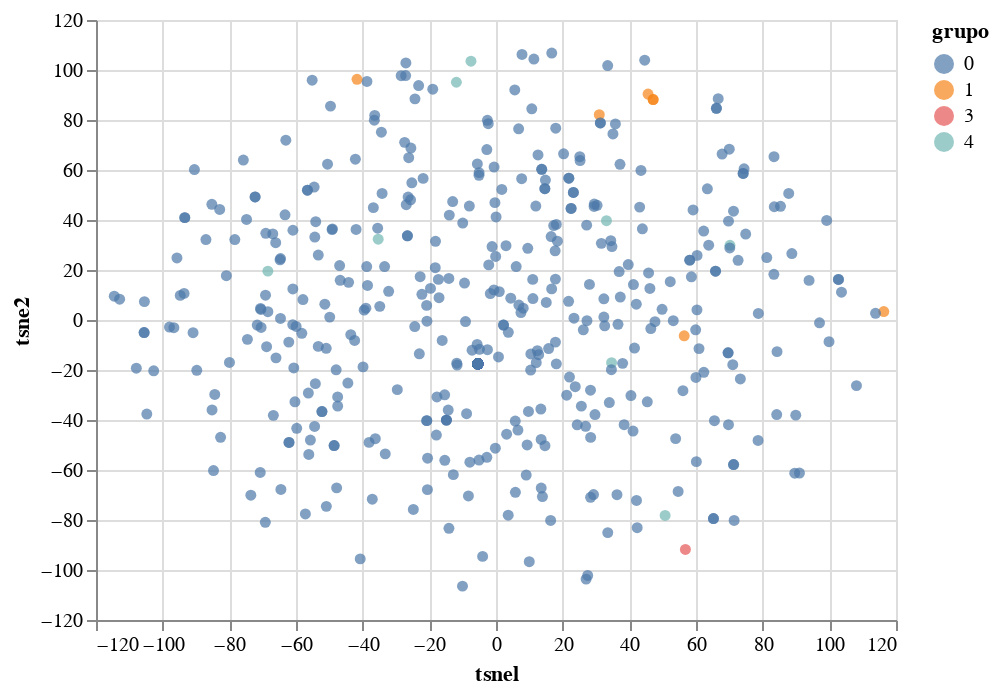

Write notebook code for a chart like this one.
### Code cell
letras_embedded = TSNE(n_components=2, verbose=1, perplexity=45).fit_transform(vec_text)

letras_ag = letras_ag.assign(tsnel = letras_embedded[:,0], tsne2 = letras_embedded[:,1])

alt.Chart(letras_ag.sample(500)).mark_circle(
    opacity = .7,
    size = 30
).encode(
    x = "tsnel",
    y = "tsne2",
    color = "grupo:N",
    tooltip = ["Artist", "SName"]
).interactive()

### Figure 1 — Vega-Lite specification as saved in the notebook (floating-point values rounded to 4 significant figures; data arrays with more than 128 entries replaced by an {"elided": "..."} marker saying what was removed)
{"config": {"view": {"continuousWidth": 400, "continuousHeight": 300}}, "data": {"name": "data-012a9e89da4890e030a1963903ed1fed"}, "mark": {"type": "circle", "opacity": 0.7, "size": 30}, "encoding": {"color": {"field": "grupo", "type": "nominal"}, "tooltip": [{"field": "Artist", "type": "nominal"}, {"field": "SName", "type": "nominal"}], "x": {"field": "tsnel", "type": "quantitative"}, "y": {"field": "tsne2", "type": "quantitative"}}, "selection": {"selector002": {"type": "interval", "bind": "scales", "encodings": ["x", "y"]}}, "$schema": "https://vega.github.io/schema/vega-lite/v4.17.0.json", "datasets": {"data-012a9e89da4890e030a1963903ed1fed": {"elided": "500 records"}}}
